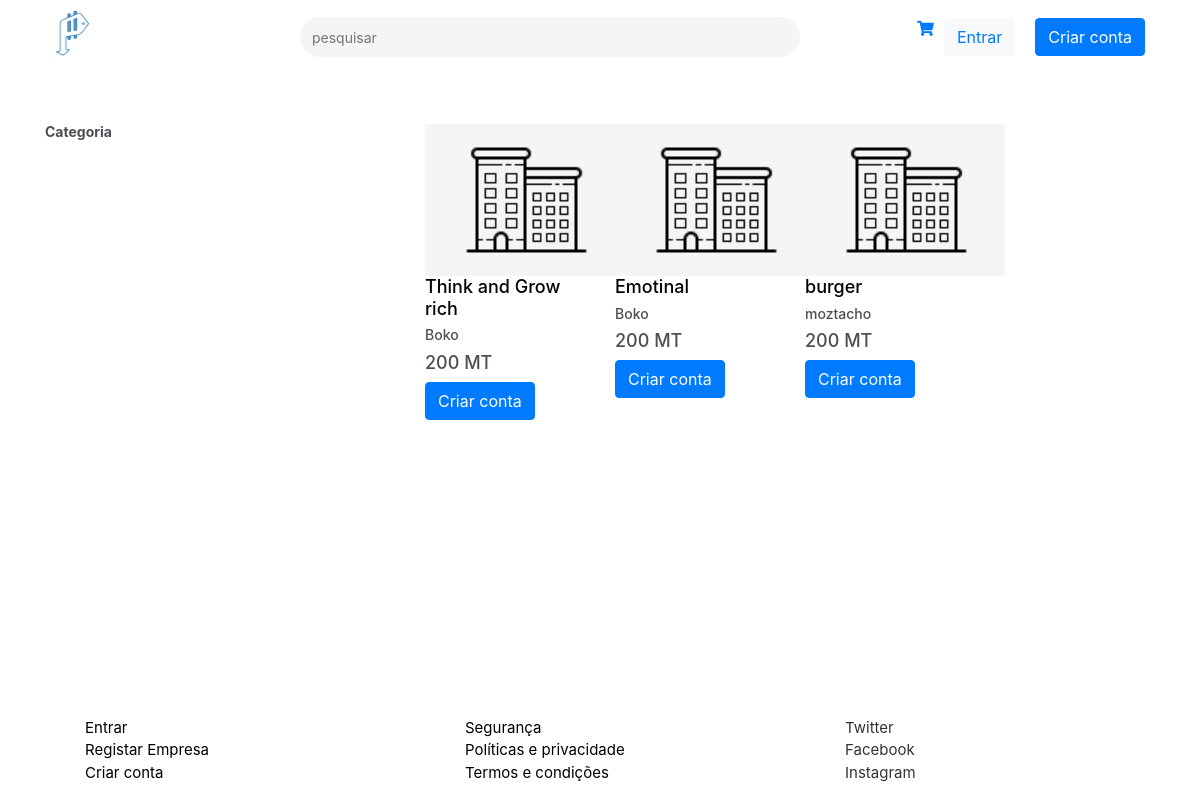
Before: /product/ with the older database file.
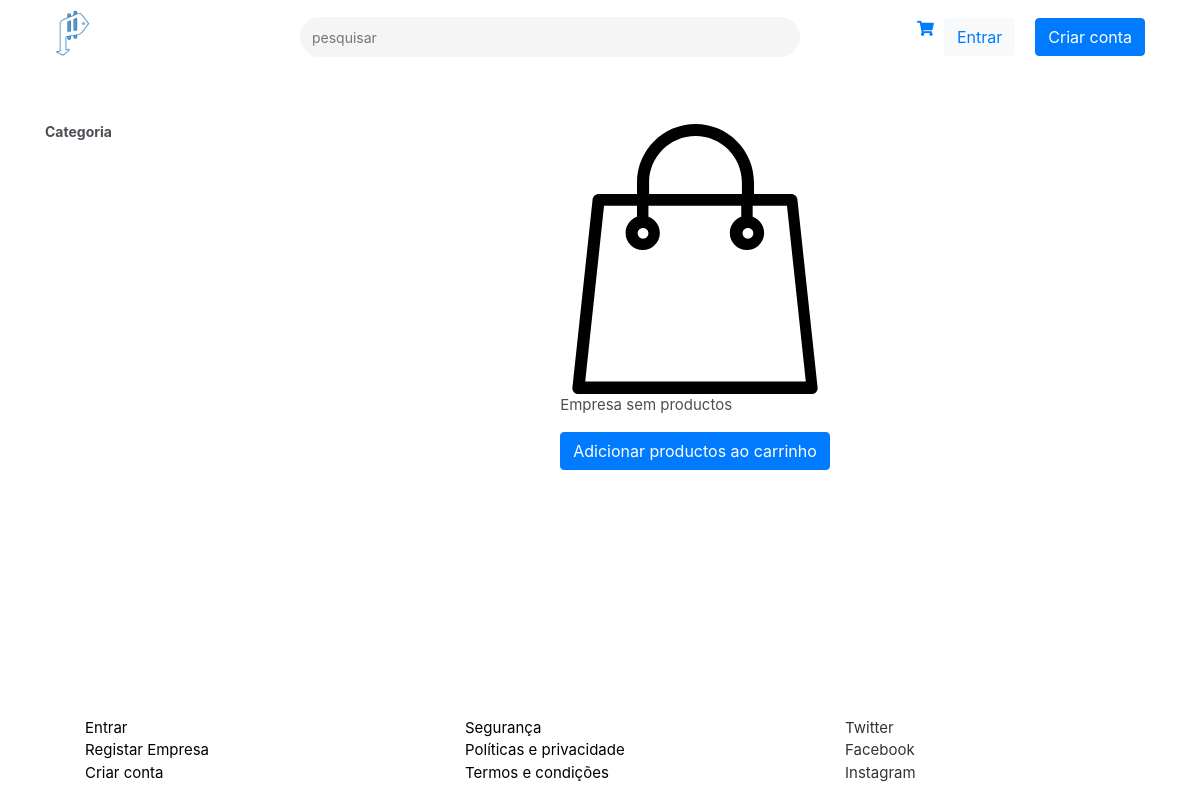
After: the same page with the newer database file.
### dashboard/models.py (models this page shows, shortened)
class Product(models.Model):
    name = models.CharField(max_length=30, blank=True)
    categories = models.ForeignKey(Category, on_delete=models.CASCADE)
    price = models.IntegerField()
    description = models.TextField(max_length=30, blank=True)
    company = models.ForeignKey(Company, on_delete=models.CASCADE)
    discount = models.CharField(max_length=30, blank=True)
    type = models.ForeignKey(TypeDiscount, on_delete=models.CASCADE)
    total_number = models.IntegerField(blank=True)
    number = models.IntegerField(blank=True)

### account/models.py (models this page shows, shortened)
class Company(models.Model):
    user = models.OneToOneField(settings.AUTH_USER_MODEL, on_delete=models.CASCADE)
    commercial_name = models.CharField(max_length=30, blank=False, unique=False)
    company_logo = models.ImageField(upload_to='company_logo/', default='company_logo/default.jpg')
    address = models.CharField(max_length=300, blank=True)
    categories = models.ForeignKey(Category, on_delete=models.CASCADE, blank=True, unique=False, default=1)
    created_date = models.DateTimeField(default=timezone.now)
    uploaded_at = models.DateTimeField(blank=True, null=True)

### price/views.py (the view)
# urls.py: path("product/", views.product, name="product"),
def product(request):
    categories = Category.objects.filter(type_id=2)
    products = Product.objects.all()
    return render(request, 'products.html', {'products': products, 'categories': categories})

### price/templates/products.html (shortened to what this page needs)
{% extends "price/layout/base.html" %}
{% load staticfiles %}
{% load staticfiles %}
{% block styles %}
<link rel="stylesheet" href="{% static 'stylesheet/main.css' %}">
<link rel="stylesheet" href="https://use.fontawesome.com/releases/v5.7.2/css/all.css">
{% endblock %}
{% block content %}
<main>
    {% include "price/layout/navegation.html" %}
    <div class="container">
        <div class="row mobile-row">
            <div class="col-md-3">
                <aside>
                    <nav class="category-desktop">
                        <h1 class="category">Categoria</h1>
                    </nav>
                </aside>
            </div>
            <div class="col-md-8">
                <div class="row d-flex justify-content-center">
                   {% if products %}
                    {% for product in products %}
                    <div class="col-xs-6 col-sm-6 col-lg-3">
                        <div class="products">
                            <img src="{{ product.company.company_logo.url }}" alt="{{ company.commercial_name }} logo ">
                        </div>
                        <div class="products-body">
                        <h2 class="products-name">{{ product.name }}</h2>
                            <h3 class="products-company">{{ product.company.commercial_name }}</h3>
                            <h2 class="products-price">{{ product.price }} MT</h2>
                            {% if request.user.is_authenticated %}
                            <a href="{% url 'add_to_cart' product.id   %}">
                                <button type="button" class="btn btn-primary add">Adicionar ao carinho</button>
                            </a>
                            {% else %}
                                            <button  class="btn btn-primary siginupButton" ><a href=" {% url 'signup' %}" title="" class="create-account" >Criar conta</a></button>
                            {% endif %}
                        </div>
                    </div>
                 {% endfor %}
                 {% else %}
                       <div class="empty-products">
                           <img src="{% static 'images/shopicon.svg' %}" alt="">
                        <p>Empresa sem productos</p>
                        <li class="btn btn-primary create-account"><a href=" {% url 'product' %}" title="criar conta">Adicionar productos ao carrinho</a></li>
                       </div>
                {% endif %}
                    </div>
                </div>
            </div>
        </div>
</main>
{% include "price/layout/footer.html" %}
{% endblock %}

### price/templates/price/layout/base.html (shortened to what this page needs)
{% load staticfiles %}
<!DOCTYPE html>
<html lang="en">
<head>
    <link rel="stylesheet" href="https://use.fontawesome.com/releases/v5.7.2/css/all.css">
    <link rel="stylesheet" href="{% static 'stylesheet/price/main.css' %}">
    <link rel="stylesheet" href="https://stackpath.bootstrapcdn.com/font-awesome/4.7.0/css/font-awesome.min.css">
    <link rel="stylesheet" href="https://maxcdn.bootstrapcdn.com/bootstrap/4.0.0/css/bootstrap.min.css">
    <link rel="stylesheet" href="{% static 'stylesheet/main.css' %}">
    {% block styles %}
    {% endblock %}
</head>
    <body>
        {% block  content %}
        {%  endblock%}
    </body>
</html>

### price/templates/price/layout/navegation.html (shortened to what this page needs)
{% load staticfiles %}
<nav class="navbar navbar-expand-lg navbar-light bg-light desktop-menu" >
    <div class="container">
        <a href=""><h1><a href="{% url 'index' %}"><img class="logo" src="{% static "img/logo.png" %}" alt="preco logo"></a></h1></a>
    <div class="collapse navbar-collapse" id="navbarSupportedContent">
        <div class="navbar-nav mr-auto">
            <input type="search" placeholder="pesquisar" style="color: #fff">
        </div>
         {% if user.is_authenticated %}
        <ul class="navbar-nav">
            <li class="shop-cart"><a href="{% url 'order-summary' %}"><i class="fas fa-shopping-cart"></i>
                    {% if order.product %}
                    <span class="cart-number-order" >
                         {{ order.product.all.count }}
                        </span>
                    {% endif %}
            </a></li>
            <div class="dropdown">
  <li class=" dropdown-toggle user"id="dropdownMenuButton" data-toggle="dropdown" aria-haspopup="true" aria-expanded="false">
      <i class="fas fa-user"></i>
  </li>
      <div class="dropdown-menu" aria-labelledby="dropdownMenuButton">n
        <a class="dropdown-item" href="{%  url 'logout' %}">Logout</a>
      </div>
    </div>
        </ul>
          {% else %}
                        <ul class="navbar-nav">
            <li ><a href="{% url 'order-summary' %}"><i class="fas fa-shopping-cart"></i>
            </a></li>
            <button  class="btn btn-light siginupButton" style="color: #3949ab;"><a href=" {% url 'signin' %}" title="" >Entrar</a></button>
            <button  class="btn btn-primary siginupButton" ><a href=" {% url 'signup' %}" title="" class="create-account" >Criar conta</a></button>
        </ul>
                {% endif %}
    </div>
    </div>
   </nav>

### price/templates/price/layout/mobile-navegation.html (shortened to what this page needs)
{% load staticfiles %}

### price/templates/price/layout/footer.html (shortened to what this page needs)
<footer>
    {% if user.is_authenticated %}
    {% include "price/layout/mobile-bottom-menu.html" %}
{% else %}
      <div class="container">
        <div class="row">
            <div class="col-md-4 col-xs-3 col-sm-3">
                <ul class="hide">
                    <li><a href=" {% url 'signin' %}" title="" >Entrar</a></li>
                    <li><a href=" {% url 'company' %}" title="" >Registar Empresa</a></li>
                    <li><a href=" {% url 'signup' %}" title="" >Criar conta</a></li>
                </ul>
            </div>
            <div class="col-md-4 col-xs-3 col-sm-3">
                <ul class="hide">
                    <li><a href=" {% url 'security' %}" title="" >Segurança</a></li>
                    <li><a href=" {% url 'policies' %}" title="" >Políticas e privacidade</a></li>
                    <li><a href=" {% url 'terms' %}" title="" >Termos e condições</a></li>
                </ul>
            </div>
            <div class="col-md-4 col-xs-3 col-sm-3">
                    <ul class="hide">
                            <li> Twitter</a></li>
                            <li>Facebook</a></li>
                            <li>Instagram</a></li>
                    </ul>
            </div>
        </div>
    </div>
{% endif %}
</footer>

### price/static/stylesheet/main.css (style rules this page uses)
body { background-color:white; color:#4b4f54!important; font-size:15px!important; }
html, body { height:100%; margin:0; }
.logo { width: 55px; height: 50px; }
body { display:flex; flex-direction:column; }
.navbar { background-color: white !important; }
nav h1 { font-size: 14px; font-weight: bold; }
nav ul { list-style: none; padding:0; margin: 0; }
.create-account { color: white !important; }
nav { margin-bottom: 50px; }
.create-account a { color: white; }
input[type="search"] { display: block; margin: 0 auto; margin-left: 200px; height: 40px; padding: 6px 12px; border: none; border-radius: 28px; background: whitesmoke; font-size: 14px; width: 500px; color: black; }
.navbar button { margin: 0 10px; }
footer { margin-top:auto; width: 100%; background-color: white; color:#333; }
footer ul { margin-top: 20px; list-style: none; }
footer a { color: black; }
@media (min-width: 992px) { .desktop-menu, .category-desktop, .mobile-menu-items { display: block; } }

Changed rows visible on the page:
removed Product: company.company_logo (placeholder picture), name "Think and Grow rich", company.commercial_name "Boko", price "200"
removed Product: company.company_logo (placeholder picture), name "Emotinal", company.commercial_name "Boko", price "200"
removed Product: company.company_logo (placeholder picture), name "burger", company.commercial_name "moztacho", price "200"
Other visible differences:
text now shown: "Empresa sem productos Adicionar productos ao carrinho"
